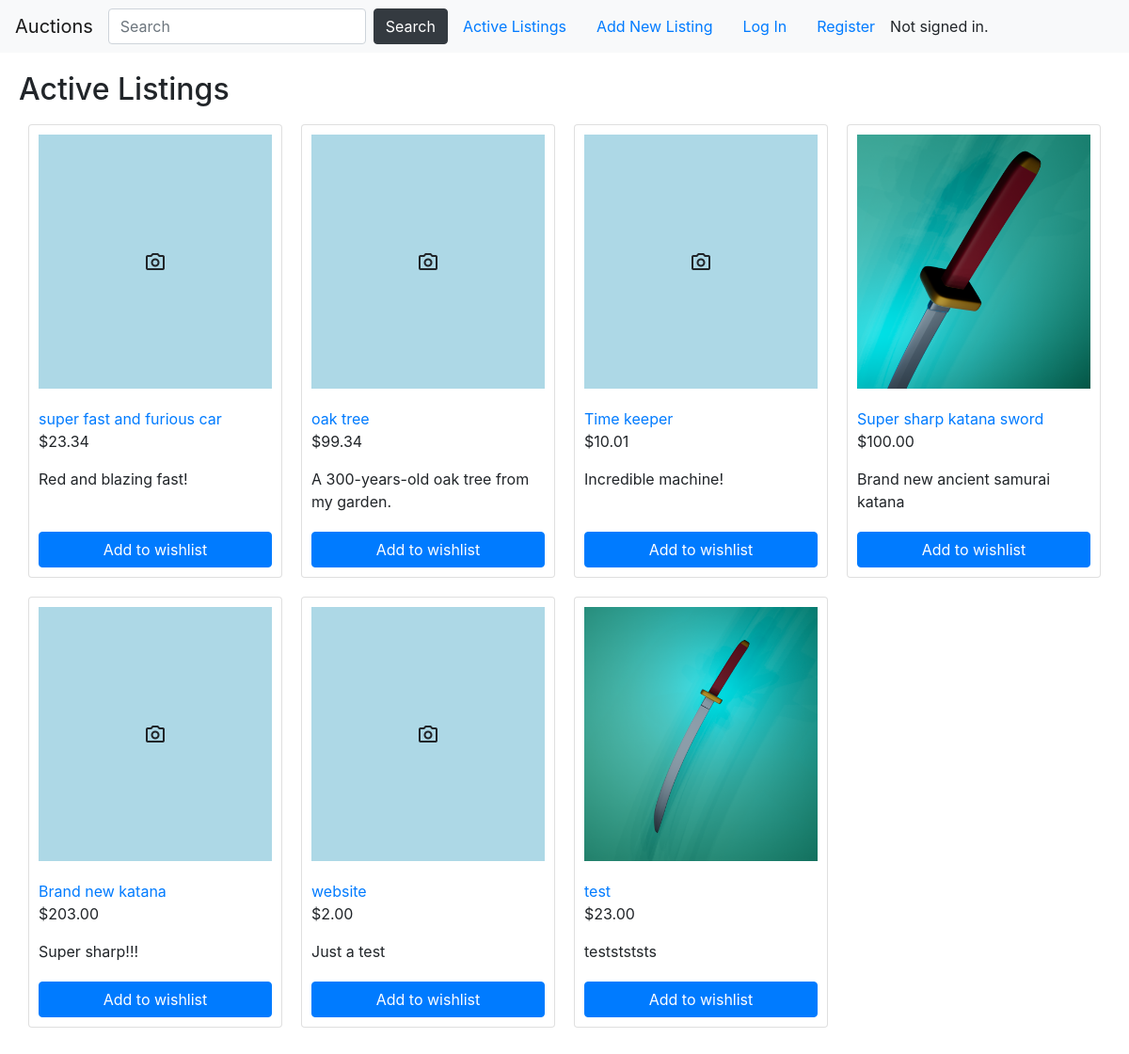
The app's page /, older data.
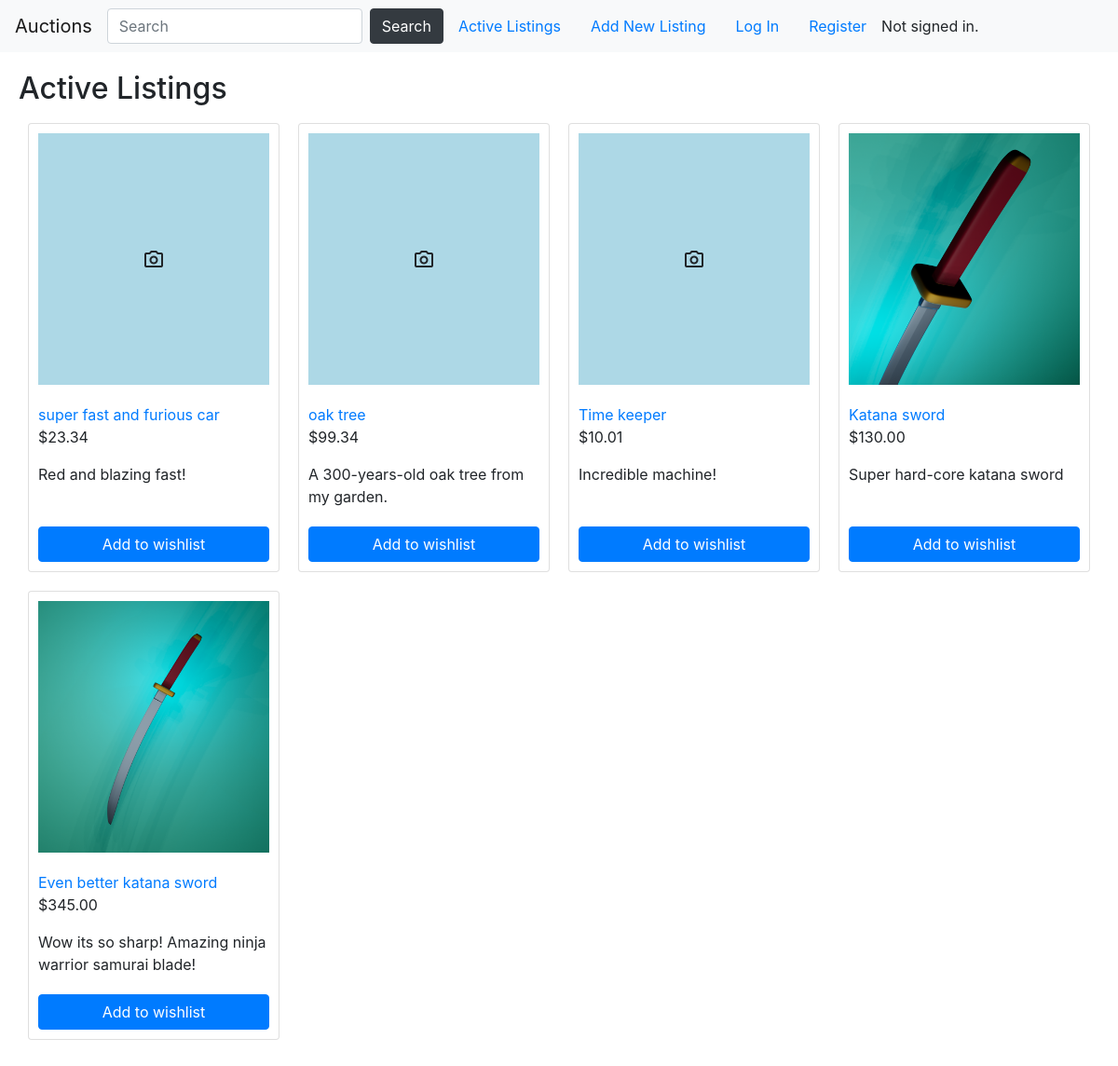
The same page, newer data.
### auctions/models.py (models this page shows)
class Listing(models.Model):
    title = models.CharField(max_length=200)
    category = models.CharField(max_length=200)
    description = models.CharField(max_length=500)
    price = models.DecimalField(max_digits=8, decimal_places=2)
    start_date = models.DateField(auto_now_add=True, editable=False)
    end_date = models.DateField(null=True, blank=True)
    item_image = models.ImageField(upload_to ='uploads/', null=True, blank=True)
    def __str__(self):
        return self.title

### auctions/views.py (the view)
# urls.py: path("", views.index, name="index"),
def index(request):
    return render(request, "auctions/index.html",{
    "listings": Listing.objects.all()
    })

### auctions/templates/auctions/index.html (shortened to what this page needs)
{% extends "auctions/layout.html" %}
{% block body %}
    <h2>Active Listings</h2>
    <div class="listings_container">
        {% for listing in listings %}
            <div class="card" style="width: 270px; margin: 10px; padding:10px">
                <div class="listings_thumbnail_div">
                {% if listing.item_image %}
                    <img class="listings_thumbnail" src="{{ listing.item_image.url }}" alt="Card image cap">
                {% else %}
                <span class="material-symbols-outlined">
                    </span>
                {% endif %}
                </div>
                <div class="card-body" style="padding: 1.25rem 0;">
                    <a href="/listings/{{ listing.id }}" class="card-title">{{ listing }}</a>
                    <p>${{ listing.price }}</p>
                    <p class="card-text">{{ listing.description }}</p>
                </div>
                <a href="#" class="btn btn-primary" style="position:relative;bottom:0px;">Add to wishlist</a>
            </div>
        {% empty %}
            <p>No listings available</p>
        {% endfor %}
    </div>
{% endblock %}

### auctions/templates/auctions/layout.html (shortened to what this page needs)
{% load static %}
<!DOCTYPE html>
<html lang="en">
    <head>
        <link rel="stylesheet" href="https://stackpath.bootstrapcdn.com/bootstrap/4.4.1/css/bootstrap.min.css">
        <link href="{% static 'auctions/styles.css' %}" rel="stylesheet">
    </head>
    <body>
        <nav class="navbar navbar-expand-lg navbar-light bg-light">
            <a class="navbar-brand" href="{% url 'index' %}">Auctions</a>
            <form class="form-inline my-2 my-lg-0">
                <input class="form-control mr-sm-2" type="search" placeholder="Search" aria-label="Search">
                <button class="btn btn-dark my-2 my-sm-0" type="submit">Search</button>
            </form>
            <ul class="nav">
                <li class="nav-item">
                    <a class="nav-link" href="{% url 'index' %}">Active Listings</a>
                </li>
                <li class="nav-item">
                    <a class="nav-link" href="{% url 'new_listing' %}">Add New Listing</a>
                </li>
                {% if user.is_authenticated %}
                    <li class="nav-item">
                        <a class="nav-link" href="{% url 'logout' %}">Wishlist</a>
                    </li>
                    <li class="nav-item">
                        <a class="nav-link" href="{% url 'logout' %}">Log Out</a>
                    </li>
                {% else %}
                    <li class="nav-item">
                        <a class="nav-link" href="{% url 'login' %}">Log In</a>
                    </li>
                    <li class="nav-item">
                        <a class="nav-link" href="{% url 'register' %}">Register</a>
                    </li>
                {% endif %}
            </ul>
            <li>
                {% if user.is_authenticated %}
                    Signed in as <strong>{{ user.username }}</strong>.
                {% else %}
                    Not signed in.
                {% endif %}
            </li>
        </nav>
            <div class="body_container">
            {% block body %}
            {% endblock %}
        </div>
    </body>
</html>

### auctions/static/auctions/styles.css (style rules this page uses)
body { margin: 0; }
li { list-style-type:none; }
.body_container { padding: 20px; }
.listings_thumbnail_div { height: 270px; display: flex; justify-content: center; align-items: center; overflow: hidden; background-color: lightblue; }
.listings_thumbnail { object-fit: cover; width: 270px; height: 270px; }
.listings_container { display: flex; flex-direction: row; flex-wrap: wrap; }

Row changes from the older to the newer data that the page shows:
removed Listing: item_image (picture), title "Super sharp katana sword", price "100.00", description "Brand new ancient samurai katana"
removed Listing: title "Brand new katana", price "203.00", description "Super sharp!!!"
removed Listing: title "website", price "2.00", description "Just a test"
removed Listing: item_image (picture), title "test", price "23.00", description "teststststs"
added Listing: item_image (picture), title "Katana sword", price "130.00", description "Super hard-core katana sword"
added Listing: item_image (picture), title "Even better katana sword", price "345.00", description "Wow its so sharp! Amazing ninja warrior samurai blade!"
